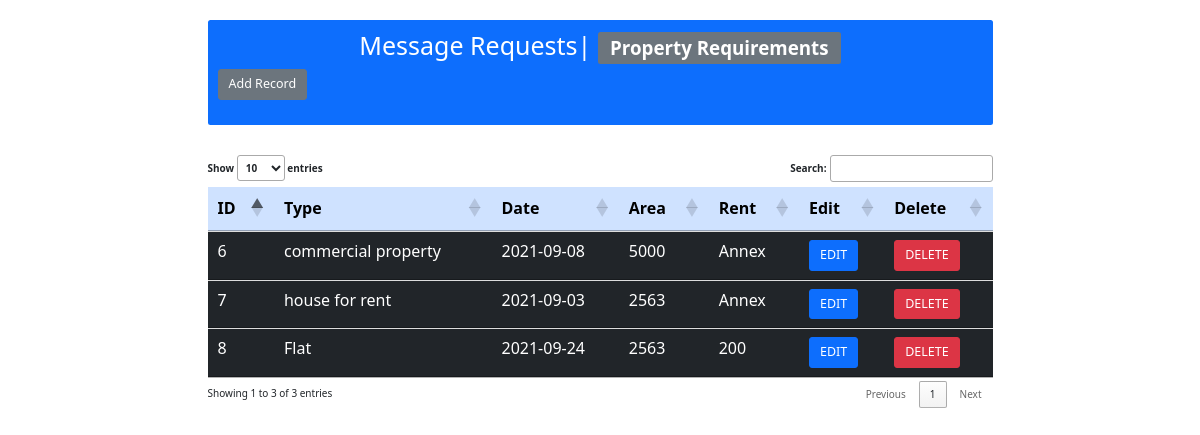
The page /msgrequest.php on the database its author committed.
### tables this page shows
CREATE TABLE `reqproperty` (
  `id` int(11) NOT NULL,
  `type` varchar(255) NOT NULL,
  `date` date NOT NULL,
  `area` varchar(255) NOT NULL,
  `max` varchar(255) NOT NULL
);

### msgrequest.php (the view, shortened to what this page needs)
<html>
<head>
	<link rel="stylesheet" href="https://maxcdn.bootstrapcdn.com/bootstrap/3.3.7/css/bootstrap.min.css">
     <link rel="stylesheet" type="text/css" href="https://cdn.datatables.net/1.10.19/css/jquery.dataTables.min.css">
     <link href="https://cdn.jsdelivr.net/npm/bootstrap@5.1.1/dist/css/bootstrap.min.css" rel="stylesheet">
</head>
<body>
	<div class="container mt-3" style="width: 800px; margin-top: 100px;">
    <div class="mt-3 p-3 bg-primary text-white rounded">
		<h1 align="center"> Message Requests| <span class="badge bg-secondary">Property Requirements</span></h1>
		<a href="reqpropertydetails.php" class="btn btn-secondary btn-lg">Add Record</a><br><br>
    </div>
    <br>
    <br>
		<div class="row">
        <table id="example" class="table table-dark table-hover " style="width:100%">
        <thead class="table-primary">
            <tr>
                <th>ID</th>
                <th>Type</th>
                <th>Date</th>
                <th>Area</th>
                <th>Rent</th>
                <th>Edit</th>
                <th>Delete</th>
            </tr>
        </thead>
        <tbody>
        	<?php
        	      include("config.php");
                  $query ="SELECT * FROM reqproperty";
                  $sql = mysqli_query($conn,$query);
                  while($row = mysqli_fetch_array($sql))
                  {
                    $id = $row['id'];
                    $type = $row['type'];
                    $date = $row['date'];
                    $area = $row['area'];
                    $max = $row['max'];
        	?>
            <tr>
                <td><?php echo  $id ?></td>
                <td><?php echo $type ?></td>
                <td><?php echo $date ?></td>
                <td><?php echo $area ?></td>
                <td><?php echo  $max ?></td>
                <td><a href="clientedit.php?id=<?php echo $id  ?>" class="btn btn-primary btn-lg">EDIT</a></td>
              <td>  <a href="clientdelete.php?id=<?php echo $id ?>" class="btn btn-danger btn-lg" onClick="return confirm('Are you sure you want to delete?')">DELETE</a></td>
            </tr>
            <?php } ?>
        </tbody>
    </table>
		</div>
	</div>
</body>
</html>

### rows shown on the page
reqproperty: id "6", type "commercial property", date "2021-09-08", area "5000", max "Annex"
reqproperty: id "7", type "house for rent", date "2021-09-03", area "2563", max "Annex"
reqproperty: id "8", type "Flat", date "2021-09-24", area "2563", max "200"
